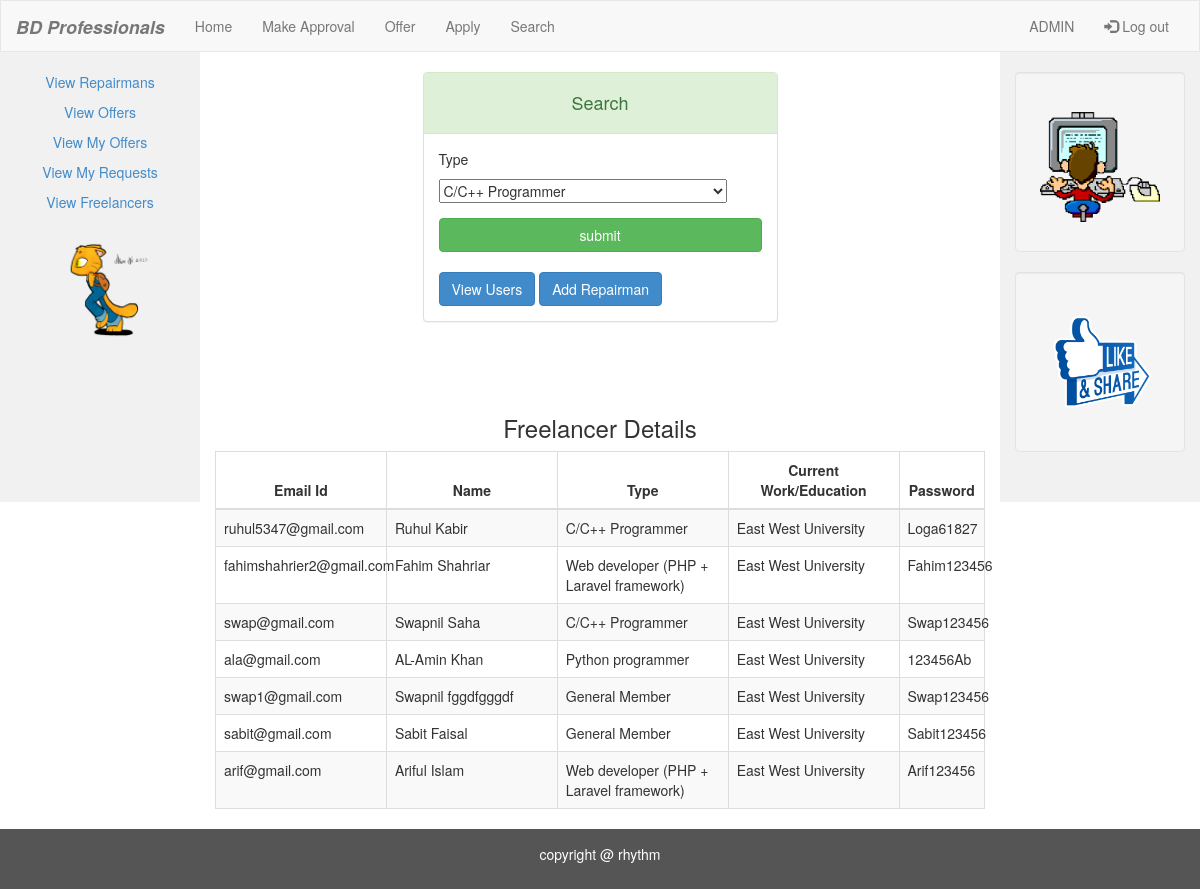
Screenshot of /viewfre.php with the database file from the repository.
### tables this page shows
CREATE TABLE `freelancer` (
  `fname` varchar(50) NOT NULL,
  `lname` varchar(50) NOT NULL,
  `email` varchar(50) NOT NULL,
  `pass` varchar(25) NOT NULL,
  `mobile` varchar(25) NOT NULL,
  `gender` varchar(15) NOT NULL,
  `address` varchar(100) NOT NULL,
  `ins` varchar(100) NOT NULL,
  `type` varchar(50) NOT NULL
);

### viewfre.php (the view, shortened to what this page needs)
<!DOCTYPE html>
<html lang="en">
<head>
  <link rel="stylesheet" href="bootstrap-3.2.0-dist/css/bootstrap.css">
</head>
<body>
<nav class="navbar navbar-default">
  <div class="container-fluid">
    <div class="navbar-header">
      <a class="navbar-brand" href="fhome.php"><i><b>BD Professionals</b></i></a>
    </div>
    <div class="collapse navbar-collapse" id="myNavbar">
      <ul class="nav navbar-nav">
        <li><a href="fhome.php">Home</a></li>
        <li><a href="approval.php">Make Approval</a></li>
        <li><a href="offer.php">Offer</a></li>
        <li><a href="apply.php">Apply</a></li>
        <li><a href="search.php">Search</a></li>
      </ul>
      <ul class="nav navbar-nav navbar-right">
        <li><a href="#"><?php echo "ADMIN" ?></a></li>
        <li><a href="logout.php"><span class="glyphicon glyphicon-log-in"></span> Log out</a></li>
      </ul>
    </div>
  </div>
</nav>
<div class="container-fluid text-center">
  <div class="row content">
    <div class="col-sm-2 sidenav">
      <p><a href="view_repairman.php">View Repairmans</a></p>
      <p><a href="offer_view.php">View Offers</a></p>
      <p><a href="my_offer.php">View My Offers</a></p>
      <p><a href="req.php">View My Requests</a></p>
      <p><a href="view_freelancer.php">View Freelancers</a></p>
      <p><h1 class="panel-title">
          <center>
              <h1><a href="#"><img src="1.gif" height="110px"   width="120px"></a></h1></center>
          </h1>
      </p>
    </div>
    <div class="col-sm-8 text-left">
<div class="col-md-6 col-md-offset-3">
    <br>
    <div class="login-panel panel panel-success">
    <div class="panel-heading">
                    <h4 class="panel-title"><center><h4>Search</h4></center></h4>
                </div>
    <div class="panel-body">
        <form role="form" method="post" action="viewfre.php">
            <fieldset>
                <div class="form-group">
                    <p>Type</p>
                    <select name="type">
                            <option value="C/C++ Programmer">C/C++ Programmer</option>
                    </select>
                </div>
                <input class="btn btn-success btn-block" type="submit" value="submit" name="submit">
                <br>
                <a href="viewrip.php" class="btn btn-primary">View Users</a>
                <a href="repairman.php" class="btn btn-primary">Add Repairman</a>
            </fieldset>
        </form>
    </div>
    </div>
</div>
<div class="table-scrol">
<div class="table-responsive">
    <table class="table table-bordered table-hover table-striped" style="table-layout: fixed">
        <thead>
        <tr>
            <th colspan="2"><center>Email Id</center></th>
            <th colspan="2"><center>Name</center></th>
            <th colspan="2"><center>Type</center></th>
            <th colspan="2"><center>Current Work/Education</center></th>
            <th><center>Password</center></th>
        </tr>
        </thead>
        <?php
        include("database/db_conection.php");
        if(isset($_POST['submit']))
        {
            ?>
            <h3 align="center"><br><br><br><br><br><br><br><br><br><br><br><br><br>Freelancer Details</h3>
            <?php
            $user_type  = $_POST['type'];
            $view_freelancer_query="select * from freelancer where type = '$user_type'";
            $run=mysqli_query($dbcon,$view_freelancer_query);
            while($row=mysqli_fetch_array($run))
            {
                $user_name  = $row['lname'];
                $user_name1  = $row['fname'];
                $user_type = $row['type'];
                $user_ins  = $row['ins'];
                $user_email  = $row['email'];
                $pass = $row['pass'];
            ?>
            <tr>
                <td colspan="2"><?php echo $user_email;  ?></td>
                <td colspan="2"><?php echo $user_name1 ." ". $user_name;  ?></td>
                <td colspan="2"><?php echo $user_type;  ?></td>
                <td colspan="2"><?php echo $user_ins;  ?></td>
                <td><?php echo $pass;  ?></td>
            </tr>
       <?php }?>
        <?php }
        else
        {
            ?>
        <h3 align="center"><br><br><br><br><br><br><br><br><br><br><br><br><br>Freelancer Details</h3>
        <?php
           $view_freelancer_query="select * from freelancer";
            $run=mysqli_query($dbcon,$view_freelancer_query);
            while($row=mysqli_fetch_array($run))
            {
                $user_name1  = $row['fname'];
                $user_name  = $row['lname'];
                $user_type = $row['type'];
                $user_ins  = $row['ins'];
                $user_email  = $row['email'];
                $pass = $row['pass'];
            ?>
            <tr>
                <td colspan="2"><?php echo $user_email;  ?></td>
                <td colspan="2"><?php echo $user_name1 ." ". $user_name;  ?></td>
                <td colspan="2"><?php echo $user_type;  ?></td>
                <td colspan="2"><?php echo $user_ins;  ?></td>
                <td><?php echo $pass;  ?></td>
            </tr>
            <?php } ?>
        <?php } ?>
    </table>
        </div>
</div>
    </div>
    <div class="col-sm-2 sidenav">
      <div class="well">
        <p><h1 class="panel-title">
          <center>
              <h1><a href="#"><img src="2.gif" height="110px"   width="120px"></a></h1></center>
          </h1>
        </p>
      </div>
      <div class="well">
        <p><h1 class="panel-title">
          <center>
              <h1><a href="https://www.facebook.com/ruhul.kabir.3"><img src="f2.gif" height="110px"   width="120px"></a></h1></center>
          </h1>
        </p>
      </div>
    </div>
  </div>
</div>
<footer class="container-fluid text-center">
  <p>copyright @ rhythm</p>
</footer>
</body>
</html>

### viewfre.php (style rules this page uses)
.navbar { margin-bottom: 0; border-radius: 0; }
.row.content { height: 450px }
.sidenav { padding-top: 20px; background-color: #f1f1f1; height: 100%; }
footer { background-color: #555; color: white; padding: 15px; }

### rows the page displays
freelancer: email "ruhul5347@gmail.com", fname "Ruhul", lname "Kabir", type "C/C++ Programmer", ins "East West University", pass "Loga61827"
freelancer: email "fahimshahrier2@gmail.com", fname "Fahim", lname "Shahriar", type "Web developer (PHP + Laravel framework)", ins "East West University", pass "Fahim123456"
freelancer: email "swap@gmail.com", fname "Swapnil", lname "Saha", type "C/C++ Programmer", ins "East West University", pass "Swap123456"
freelancer: email "ala@gmail.com", fname "AL-Amin", lname "Khan", type "Python programmer", ins "East West University", pass "123456Ab"
freelancer: email "swap1@gmail.com", fname "Swapnil", lname "fggdfgggdf", type "General Member", ins "East West University", pass "Swap123456"
freelancer: email "sabit@gmail.com", fname "Sabit", lname "Faisal", type "General Member", ins "East West University", pass "Sabit123456"
freelancer: email "arif@gmail.com", fname "Ariful", lname "Islam", type "Web developer (PHP + Laravel framework)", ins "East West University", pass "Arif123456"
